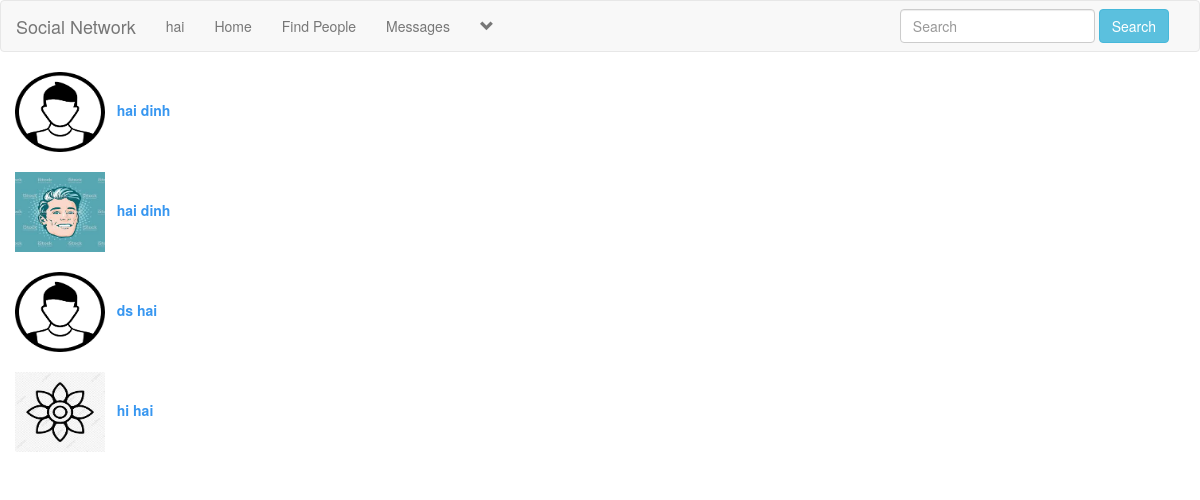
The app's page /messages.php (signed in) with its own data.
### tables this page shows
CREATE TABLE `users` (
  `user_id` int(11) NOT NULL,
  `f_name` text NOT NULL,
  `l_name` text NOT NULL,
  `user_name` text NOT NULL,
  `describe_user` varchar(255) NOT NULL,
  `Relationship` text NOT NULL,
  `user_pass` varchar(255) NOT NULL,
  `user_email` varchar(255) NOT NULL,
  `user_country` text NOT NULL,
  `user_gender` text NOT NULL,
  `user_birthday` text NOT NULL,
  `user_image` varchar(255) NOT NULL,
  `user_cover` varchar(255) NOT NULL,
  `user_reg_date` timestamp NOT NULL DEFAULT current_timestamp(),
  `status` text NOT NULL,
  `posts` text NOT NULL,
  `recovery_account` text NOT NULL
);

### messages.php (the view, shortened to what this page needs)
<!DOCTYPE html>
<?php
     include("includes/header.php");
?>
<html>
<head>
	<link rel="stylesheet" href="https://maxcdn.bootstrapcdn.com/bootstrap/3.3.7/css/bootstrap.min.css">
	<link rel="stylesheet" type="text/css" href="style/home_style2.css">
</head>
<body>
<div class="row">
	 	<div class="load_msg"  id="scroll_messages"  >
<div class="col-sm-3" id="select_user">
	<?php
	$user = "select * from users";
	$run_user = mysqli_query($con, $user);
	while($row_user = mysqli_fetch_array($run_user)){
	$user_id = $row_user['user_id'];
	$user_name = $row_user['user_name'];
	$first_name = $row_user['f_name'];
	$last_name = $row_user['l_name'];
	$user_image = $row_user['user_image'];
	echo"
		<div class='container-fluid'>
		<a style='text-decoration: none; cursor: pointer;color: #3897F0 ' href='messages.php?u_id=$user_id'>
		<img src='users/$user_image' width='90px' height='80px' title='$user_name'>
		<strong>
		&nbsp $first_name $last_name
		</strong><br><br>
		</a>
		 </div>
	";
}
	?>
</div>
   <div class="col-sm-6" >
</div>
<div class="col-sm-3" >
</div>
</div>
</body>
</html>

### includes/header.php (shortened to what this page needs)
<?php
include("functions/functions.php");
?>
<nav class="navbar navbar-default">
	<div class="container-fluid">
		<div class="navbar-header">
			<a class="navbar-brand" href="home.php">Social Network</a>
		</div>
		<div class="collapse navbar-collapse" id="bs-example-navbar-collapse-1">
	      <ul class="nav navbar-nav">
	      	<?php
			$user = $_SESSION['user_email'];
			$get_user = "select * from users where user_email='$user'";
			$run_user = mysqli_query($con,$get_user);
			$row=mysqli_fetch_array($run_user);
			$user_id = $row['user_id'];
			$first_name = $row['f_name'];
			$user_posts = "select * from posts where user_id='$user_id'";
			$run_posts = mysqli_query($con,$user_posts);
			$posts = mysqli_num_rows($run_posts);
			?>
	        <li><a href='profile.php?<?php echo "u_id=$user_id" ?>'><?php echo "$first_name"; ?></a></li>
	       	<li><a href="home.php">Home</a></li>
			<li><a href="members.php">Find People</a></li>
			<li><a href="messages.php?u_id=new">Messages</a></li>
					<?php
						echo"
						<li class='dropdown'>
							<a href='#' class='dropdown-toggle' data-toggle='dropdown' role='button' aria-haspopup='true' aria-expanded='false'><span><i class='glyphicon glyphicon-chevron-down'></i></span></a>
							<ul class='dropdown-menu'>
								<li>
									<a href='my_post.php?u_id=$user_id'>My Posts <span class='badge badge-secondary'>$posts</span></a>
								</li>
								<li>
									<a href='edit_profile.php?u_id=$user_id'>Edit Account</a>
								</li>
								<li role='separator' class='divider'></li>
								<li>
									<a href='logout.php'>Logout</a>
								</li>
							</ul>
						</li>
						";
					?>
			</ul>
			<ul class="nav navbar-nav navbar-right">
				<li class="dropdown">
					<form class="navbar-form navbar-left" method="get" action="results.php">
						<div class="form-group">
							<input type="text" class="form-control" name="user_query" placeholder="Search">
						</div>
						<button type="submit" class="btn btn-info" name="search">Search</button>
					</form>
				</li>
			</ul>
		</div>
	</div>
</nav>

### style/home_style2.css (style rules this page uses)
body { overflow-x: hidden; }

### messages.php (style rules this page uses)
#scroll_messages { max-height: 500px; overflow: scroll; }
#select_user { max-height: 500px; overflow: scroll; }

### records on screen
users: f_name "hai", user_image (picture), l_name "dinh"
users: user_image (picture), f_name "hai", l_name "dinh"
users: user_image (picture), f_name "ds", l_name "hai"
users: user_image (picture), f_name "hi", l_name "hai"
